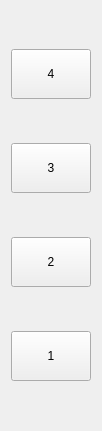
   <widget class="QWidget" name="gridLayoutWidget_5">
    <property name="geometry">
     <rect>
      <x>20</x>
      <y>340</y>
      <width>87</width>
      <height>431</height>
     </rect>
    </property>
    <layout class="QGridLayout" name="gridLayout_5">
     <item row="3" column="0">
      <widget class="QPushButton" name="pageSelect_pushButton_4">
       <property name="minimumSize">
        <size>
         <width>0</width>
         <height>50</height>
        </size>
       </property>
       <property name="text">
        <string>4</string>
       </property>
      </widget>
     </item>
     <item row="5" column="0">
      <widget class="QPushButton" name="pageSelect_pushButton_2">
       <property name="minimumSize">
        <size>
         <width>0</width>
         <height>50</height>
        </size>
       </property>
       <property name="text">
        <string>2</string>
       </property>
      </widget>
     </item>
     <item row="6" column="0">
      <widget class="QPushButton" name="pageSelect_pushButton_1">
       <property name="minimumSize">
        <size>
         <width>0</width>
         <height>50</height>
        </size>
       </property>
       <property name="text">
        <string>1</string>
       </property>
       <property name="checkable">
        <bool>true</bool>
       </property>
       <property name="checked">
        <bool>false</bool>
       </property>
      </widget>
     </item>
     <item row="4" column="0">
      <widget class="QPushButton" name="pageSelect_pushButton_3">
       <property name="minimumSize">
        <size>
         <width>0</width>
         <height>50</height>
        </size>
       </property>
       <property name="text">
        <string>3</string>
       </property>
      </widget>
     </item>
    </layout>
   </widget>
